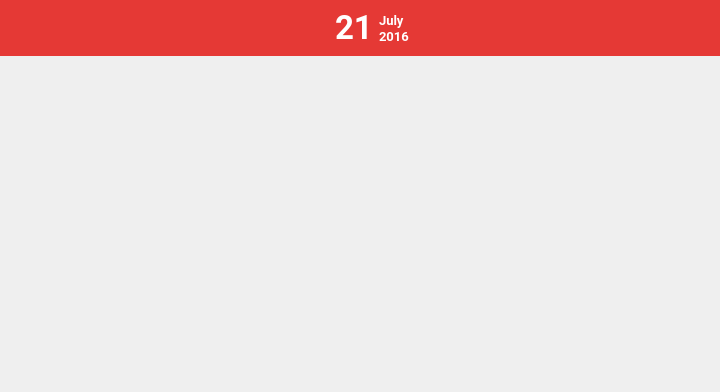
      <widget class="QWidget" name="dayPage">
       <layout class="QVBoxLayout" name="verticalLayout_3">
        <property name="spacing">
         <number>0</number>
        </property>
        <property name="leftMargin">
         <number>0</number>
        </property>
        <property name="topMargin">
         <number>0</number>
        </property>
        <property name="rightMargin">
         <number>0</number>
        </property>
        <property name="bottomMargin">
         <number>0</number>
        </property>
        <item>
         <widget class="QFrame" name="Header_2">
          <property name="sizePolicy">
           <sizepolicy hsizetype="Minimum" vsizetype="Minimum">
            <horstretch>0</horstretch>
            <verstretch>0</verstretch>
           </sizepolicy>
          </property>
          <property name="minimumSize">
           <size>
            <width>0</width>
            <height>56</height>
           </size>
          </property>
          <property name="maximumSize">
           <size>
            <width>16777215</width>
            <height>56</height>
           </size>
          </property>
          <property name="palette">
           <palette>
            <active>
             <colorrole role="Base">
              <brush brushstyle="SolidPattern">
               <color alpha="255">
                <red>255</red>
                <green>255</green>
                <blue>255</blue>
               </color>
              </brush>
             </colorrole>
             <colorrole role="Window">
              <brush brushstyle="SolidPattern">
               <color alpha="255">
                <red>229</red>
                <green>57</green>
                <blue>53</blue>
               </color>
              </brush>
             </colorrole>
            </active>
            <inactive>
             <colorrole role="Base">
              <brush brushstyle="SolidPattern">
               <color alpha="255">
                <red>255</red>
                <green>255</green>
                <blue>255</blue>
               </color>
              </brush>
             </colorrole>
             <colorrole role="Window">
              <brush brushstyle="SolidPattern">
               <color alpha="255">
                <red>229</red>
                <green>57</green>
                <blue>53</blue>
               </color>
              </brush>
             </colorrole>
            </inactive>
            <disabled>
             <colorrole role="Base">
              <brush brushstyle="SolidPattern">
               <color alpha="255">
                <red>229</red>
                <green>57</green>
                <blue>53</blue>
               </color>
              </brush>
             </colorrole>
             <colorrole role="Window">
              <brush brushstyle="SolidPattern">
               <color alpha="255">
                <red>229</red>
                <green>57</green>
                <blue>53</blue>
               </color>
              </brush>
             </colorrole>
            </disabled>
           </palette>
          </property>
          <property name="autoFillBackground">
           <bool>true</bool>
          </property>
          <property name="frameShape">
           <enum>QFrame::NoFrame</enum>
          </property>
          <property name="frameShadow">
           <enum>QFrame::Raised</enum>
          </property>
          <property name="lineWidth">
           <number>0</number>
          </property>
          <layout class="QHBoxLayout" name="horizontalLayout_4">
           <property name="spacing">
            <number>0</number>
           </property>
           <property name="leftMargin">
            <number>0</number>
           </property>
           <property name="topMargin">
            <number>0</number>
           </property>
           <property name="rightMargin">
            <number>0</number>
           </property>
           <property name="bottomMargin">
            <number>0</number>
           </property>
           <item>
            <widget class="QPushButton" name="backBtn">
             <property name="sizePolicy">
              <sizepolicy hsizetype="Maximum" vsizetype="Minimum">
               <horstretch>0</horstretch>
               <verstretch>0</verstretch>
              </sizepolicy>
             </property>
             <property name="minimumSize">
              <size>
               <width>45</width>
               <height>0</height>
              </size>
             </property>
             <property name="cursor">
              <cursorShape>PointingHandCursor</cursorShape>
             </property>
             <property name="focusPolicy">
              <enum>Qt::NoFocus</enum>
             </property>
             <property name="text">
              <string/>
             </property>
             <property name="icon">
              <iconset resource="resources.qrc">
               <normaloff>:/Images/Resources/arrow_back_2.png</normaloff>:/Images/Resources/arrow_back_2.png</iconset>
             </property>
             <property name="iconSize">
              <size>
               <width>18</width>
               <height>18</height>
              </size>
             </property>
             <property name="flat">
              <bool>true</bool>
             </property>
            </widget>
           </item>
           <item>
            <spacer name="horizontalSpacer_2">
             <property name="orientation">
              <enum>Qt::Horizontal</enum>
             </property>
             <property name="sizeType">
              <enum>QSizePolicy::Expanding</enum>
             </property>
             <property name="sizeHint" stdset="0">
              <size>
               <width>290</width>
               <height>20</height>
              </size>
             </property>
            </spacer>
           </item>
           <item>
            <layout class="QHBoxLayout" name="horizontalLayout">
             <property name="spacing">
              <number>6</number>
             </property>
             <item>
              <widget class="QLabel" name="dayLabel">
               <property name="sizePolicy">
                <sizepolicy hsizetype="Minimum" vsizetype="Minimum">
                 <horstretch>0</horstretch>
                 <verstretch>0</verstretch>
                </sizepolicy>
               </property>
               <property name="minimumSize">
                <size>
                 <width>38</width>
                 <height>0</height>
                </size>
               </property>
               <property name="palette">
                <palette>
                 <active>
                  <colorrole role="WindowText">
                   <brush brushstyle="SolidPattern">
                    <color alpha="255">
                     <red>255</red>
                     <green>255</green>
                     <blue>255</blue>
                    </color>
                   </brush>
                  </colorrole>
                 </active>
                 <inactive>
                  <colorrole role="WindowText">
                   <brush brushstyle="SolidPattern">
                    <color alpha="255">
                     <red>255</red>
                     <green>255</green>
                     <blue>255</blue>
                    </color>
                   </brush>
                  </colorrole>
                 </inactive>
                 <disabled>
                  <colorrole role="WindowText">
                   <brush brushstyle="SolidPattern">
                    <color alpha="255">
                     <red>190</red>
                     <green>190</green>
                     <blue>190</blue>
                    </color>
                   </brush>
                  </colorrole>
                 </disabled>
                </palette>
               </property>
               <property name="font">
                <font>
                 <family>Roboto</family>
                 <pointsize>25</pointsize>
                 <weight>75</weight>
                 <bold>true</bold>
                </font>
               </property>
               <property name="text">
                <string>21</string>
               </property>
              </widget>
             </item>
             <item>
              <layout class="QVBoxLayout" name="verticalLayout_6">
               <property name="spacing">
                <number>0</number>
               </property>
               <property name="leftMargin">
                <number>0</number>
               </property>
               <item>
                <spacer name="verticalSpacer_3">
                 <property name="orientation">
                  <enum>Qt::Vertical</enum>
                 </property>
                 <property name="sizeType">
                  <enum>QSizePolicy::Maximum</enum>
                 </property>
                 <property name="sizeHint" stdset="0">
                  <size>
                   <width>20</width>
                   <height>10</height>
                  </size>
                 </property>
                </spacer>
               </item>
               <item>
                <widget class="QLabel" name="monthLabel_2">
                 <property name="sizePolicy">
                  <sizepolicy hsizetype="Maximum" vsizetype="Maximum">
                   <horstretch>0</horstretch>
                   <verstretch>0</verstretch>
                  </sizepolicy>
                 </property>
                 <property name="minimumSize">
                  <size>
                   <width>0</width>
                   <height>10</height>
                  </size>
                 </property>
                 <property name="maximumSize">
                  <size>
                   <width>16777215</width>
                   <height>16</height>
                  </size>
                 </property>
                 <property name="palette">
                  <palette>
                   <active>
                    <colorrole role="WindowText">
                     <brush brushstyle="SolidPattern">
                      <color alpha="255">
                       <red>255</red>
                       <green>255</green>
                       <blue>255</blue>
                      </color>
                     </brush>
                    </colorrole>
                   </active>
                   <inactive>
                    <colorrole role="WindowText">
                     <brush brushstyle="SolidPattern">
                      <color alpha="255">
                       <red>255</red>
                       <green>255</green>
                       <blue>255</blue>
                      </color>
                     </brush>
                    </colorrole>
                   </inactive>
                   <disabled>
                    <colorrole role="WindowText">
                     <brush brushstyle="SolidPattern">
                      <color alpha="255">
                       <red>190</red>
                       <green>190</green>
                       <blue>190</blue>
                      </color>
                     </brush>
                    </colorrole>
                   </disabled>
                  </palette>
                 </property>
                 <property name="font">
                  <font>
                   <family>Roboto</family>
                   <pointsize>10</pointsize>
                   <weight>75</weight>
                   <bold>true</bold>
                  </font>
                 </property>
                 <property name="text">
                  <string>July</string>
                 </property>
                </widget>
               </item>
               <item>
                <widget class="QLabel" name="yearLabel_2">
                 <property name="sizePolicy">
                  <sizepolicy hsizetype="Maximum" vsizetype="Maximum">
                   <horstretch>0</horstretch>
                   <verstretch>0</verstretch>
                  </sizepolicy>
                 </property>
                 <property name="minimumSize">
                  <size>
                   <width>0</width>
                   <height>12</height>
                  </size>
                 </property>
                 <property name="maximumSize">
                  <size>
                   <width>16777215</width>
                   <height>12</height>
                  </size>
                 </property>
                 <property name="baseSize">
                  <size>
                   <width>0</width>
                   <height>13</height>
                  </size>
                 </property>
                 <property name="palette">
                  <palette>
                   <active>
                    <colorrole role="WindowText">
                     <brush brushstyle="SolidPattern">
                      <color alpha="255">
                       <red>255</red>
                       <green>255</green>
                       <blue>255</blue>
                      </color>
                     </brush>
                    </colorrole>
                   </active>
                   <inactive>
                    <colorrole role="WindowText">
                     <brush brushstyle="SolidPattern">
                      <color alpha="255">
                       <red>255</red>
                       <green>255</green>
                       <blue>255</blue>
                      </color>
                     </brush>
                    </colorrole>
                   </inactive>
                   <disabled>
                    <colorrole role="WindowText">
                     <brush brushstyle="SolidPattern">
                      <color alpha="255">
                       <red>190</red>
                       <green>190</green>
                       <blue>190</blue>
                      </color>
                     </brush>
                    </colorrole>
                   </disabled>
                  </palette>
                 </property>
                 <property name="font">
                  <font>
                   <family>Roboto</family>
                   <pointsize>10</pointsize>
                   <weight>75</weight>
                   <bold>true</bold>
                  </font>
                 </property>
                 <property name="text">
                  <string>2016</string>
                 </property>
                </widget>
               </item>
               <item>
                <spacer name="verticalSpacer_2">
                 <property name="orientation">
                  <enum>Qt::Vertical</enum>
                 </property>
                 <property name="sizeType">
                  <enum>QSizePolicy::Maximum</enum>
                 </property>
                 <property name="sizeHint" stdset="0">
                  <size>
                   <width>20</width>
                   <height>10</height>
                  </size>
                 </property>
                </spacer>
               </item>
              </layout>
             </item>
            </layout>
           </item>
           <item>
            <spacer name="horizontalSpacer_3">
             <property name="orientation">
              <enum>Qt::Horizontal</enum>
             </property>
             <property name="sizeType">
              <enum>QSizePolicy::Expanding</enum>
             </property>
             <property name="sizeHint" stdset="0">
              <size>
               <width>220</width>
               <height>20</height>
              </size>
             </property>
            </spacer>
           </item>
           <item>
            <widget class="QPushButton" name="noteBtn">
             <property name="sizePolicy">
              <sizepolicy hsizetype="Minimum" vsizetype="Minimum">
               <horstretch>0</horstretch>
               <verstretch>0</verstretch>
              </sizepolicy>
             </property>
             <property name="minimumSize">
              <size>
               <width>45</width>
               <height>0</height>
              </size>
             </property>
             <property name="cursor">
              <cursorShape>PointingHandCursor</cursorShape>
             </property>
             <property name="focusPolicy">
              <enum>Qt::NoFocus</enum>
             </property>
             <property name="text">
              <string/>
             </property>
             <property name="icon">
              <iconset resource="resources.qrc">
               <normaloff>:/Images/Resources/ic_note_white_24dp/web/ic_note_white_24dp_1x.png</normaloff>:/Images/Resources/ic_note_white_24dp/web/ic_note_white_24dp_1x.png</iconset>
             </property>
             <property name="iconSize">
              <size>
               <width>18</width>
               <height>18</height>
              </size>
             </property>
             <property name="flat">
              <bool>true</bool>
             </property>
            </widget>
           </item>
           <item>
            <widget class="QPushButton" name="addTaskBtn">
             <property name="sizePolicy">
              <sizepolicy hsizetype="Maximum" vsizetype="Minimum">
               <horstretch>0</horstretch>
               <verstretch>0</verstretch>
              </sizepolicy>
             </property>
             <property name="minimumSize">
              <size>
               <width>45</width>
               <height>0</height>
              </size>
             </property>
             <property name="cursor">
              <cursorShape>PointingHandCursor</cursorShape>
             </property>
             <property name="focusPolicy">
              <enum>Qt::NoFocus</enum>
             </property>
             <property name="text">
              <string/>
             </property>
             <property name="icon">
              <iconset resource="resources.qrc">
               <normaloff>:/Images/Resources/add.png</normaloff>:/Images/Resources/add.png</iconset>
             </property>
             <property name="iconSize">
              <size>
               <width>18</width>
               <height>18</height>
              </size>
             </property>
             <property name="flat">
              <bool>true</bool>
             </property>
            </widget>
           </item>
          </layout>
         </widget>
        </item>
        <item>
         <widget class="QScrollArea" name="scrollArea">
          <property name="frameShape">
           <enum>QFrame::NoFrame</enum>
          </property>
          <property name="lineWidth">
           <number>0</number>
          </property>
          <property name="verticalScrollBarPolicy">
           <enum>Qt::ScrollBarAlwaysOff</enum>
          </property>
          <property name="widgetResizable">
           <bool>true</bool>
          </property>
          <widget class="QWidget" name="scrollAreaWidgetContents">
           <property name="geometry">
            <rect>
             <x>0</x>
             <y>0</y>
             <width>754</width>
             <height>474</height>
            </rect>
           </property>
           <layout class="QVBoxLayout" name="verticalLayout_4">
            <property name="spacing">
             <number>0</number>
            </property>
            <property name="leftMargin">
             <number>0</number>
            </property>
            <property name="topMargin">
             <number>0</number>
            </property>
            <property name="rightMargin">
             <number>0</number>
            </property>
            <property name="bottomMargin">
             <number>0</number>
            </property>
            <item>
             <layout class="QVBoxLayout" name="taskLayout">
              <property name="spacing">
               <number>14</number>
              </property>
              <property name="leftMargin">
               <number>14</number>
              </property>
              <property name="topMargin">
               <number>14</number>
              </property>
              <property name="rightMargin">
               <number>14</number>
              </property>
              <property name="bottomMargin">
               <number>14</number>
              </property>
             </layout>
            </item>
            <item>
             <spacer name="verticalSpacer">
              <property name="orientation">
               <enum>Qt::Vertical</enum>
              </property>
              <property name="sizeHint" stdset="0">
               <size>
                <width>20</width>
                <height>459</height>
               </size>
              </property>
             </spacer>
            </item>
           </layout>
          </widget>
         </widget>
        </item>
       </layout>
      </widget>
